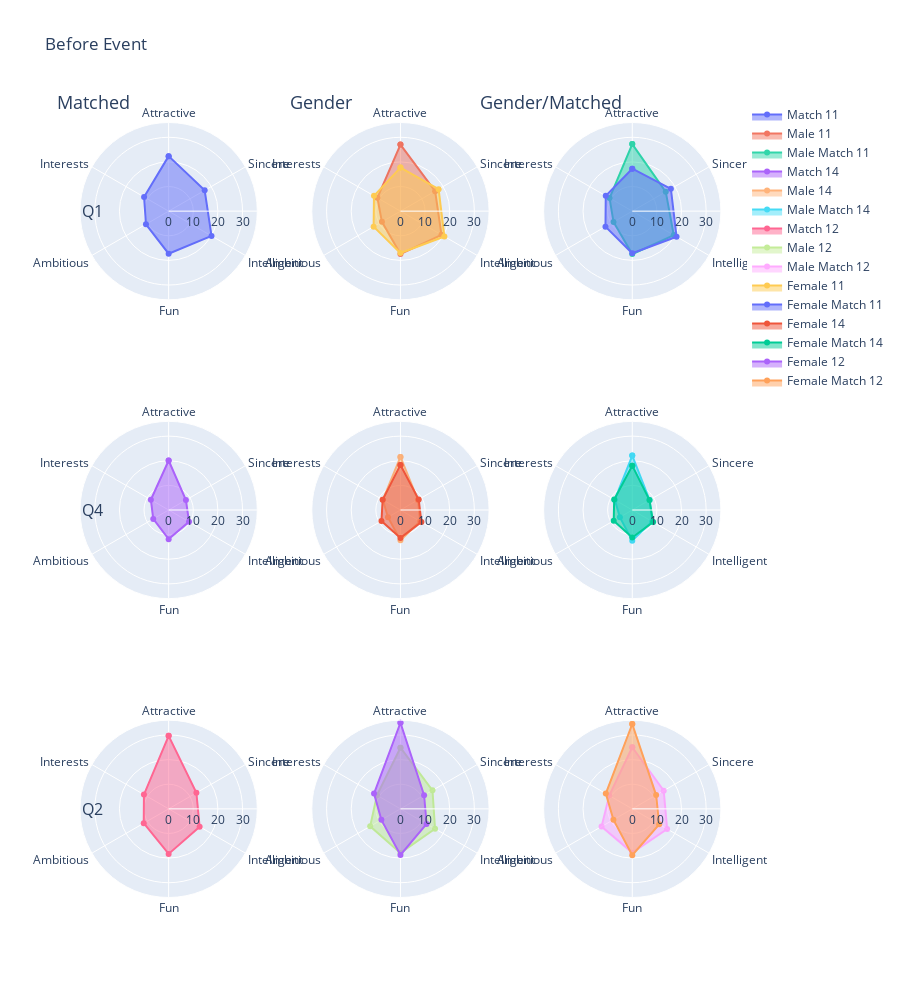

Notebook code cell kept with this figure:
### Code cell
fig = create_polar()

fig.add_traces(
    [
        go.Scatterpolar(r=evalutation_attribut(match, "1", "1_"), theta=attribut, fill="toself", name="Match 11", mode="lines+markers"),
        go.Scatterpolar(r=evalutation_attribut(male, "1", "1_"), theta=attribut, fill="toself", name="Male 11", opacity=0.8, mode="lines+markers"),
        go.Scatterpolar(r=evalutation_attribut(male_match, "1", "1_"), theta=attribut, fill="toself", name="Male Match 11", opacity=0.8, mode="lines+markers"),
        
        go.Scatterpolar(r=evalutation_attribut(match, "1", "4_"), theta=attribut, fill="toself", name="Match 14", mode="lines+markers"),
        go.Scatterpolar(r=evalutation_attribut(male, "1", "4_"), theta=attribut, fill="toself", name="Male 14", opacity=0.8, mode="lines+markers"),
        go.Scatterpolar(r=evalutation_attribut(male_match, "1", "4_"), theta=attribut, fill="toself", name="Male Match 14", opacity=0.8, mode="lines+markers"),
        
        go.Scatterpolar(r=evalutation_attribut(match, "1", "2_"), theta=attribut, fill="toself", name="Match 12", mode="lines+markers"),
        go.Scatterpolar(r=evalutation_attribut(male, "1", "2_"), theta=attribut, fill="toself", name="Male 12", opacity=0.8, mode="lines+markers"),
        go.Scatterpolar(r=evalutation_attribut(male_match, "1", "2_"), theta=attribut, fill="toself", name="Male Match 12", opacity=0.8, mode="lines+markers")
    ],
    rows=[1, 1, 1, 2, 2, 2, 3, 3, 3], cols=[1, 2, 3, 1, 2, 3, 1, 2, 3]
)

fig.add_traces(
    [
        go.Scatterpolar(r=evalutation_attribut(female, "1", "1_"), theta=attribut, fill="toself", name="Female 11", opacity=1, mode="lines+markers"),
        go.Scatterpolar(r=evalutation_attribut(female_match, "1", "1_"), theta=attribut, fill="toself", name="Female Match 11", opacity=1, mode="lines+markers"),
        
        go.Scatterpolar(r=evalutation_attribut(female, "1", "4_"), theta=attribut, fill="toself", name="Female 14", opacity=1, mode="lines+markers"),
        go.Scatterpolar(r=evalutation_attribut(female_match, "1", "4_"), theta=attribut, fill="toself", name="Female Match 14", opacity=1, mode="lines+markers"),
        
        go.Scatterpolar(r=evalutation_attribut(female, "1", "2_"), theta=attribut, fill="toself", name="Female 12", opacity=1, mode="lines+markers"),
        go.Scatterpolar(r=evalutation_attribut(female_match, "1", "2_"), theta=attribut, fill="toself", name="Female Match 12", opacity=1, mode="lines+markers")
    ],
    rows=[1, 1, 2, 2, 3, 3], cols=[2, 3, 2, 3, 2, 3]
)

fig.update_layout(height=1000, showlegend=True, title="Before Event")

### Figure 1 — Plotly figure (JSON) as saved in the notebook; plotly's stock layout.template omitted (floating-point values rounded to 4 significant figures)
{"data": [{"fill": "toself", "mode": "lines+markers", "name": "Match 11", "r": [22.34, 16.88, 20.1, 17.27, 10.64, 11.52, 22.34], "subplot": "polar", "theta": ["Attractive", "Sincere", "Intelligent", "Fun", "Ambitious", "Interests", "Attractive"], "type": "scatterpolar"}, {"fill": "toself", "mode": "lines+markers", "name": "Male 11", "opacity": 0.8, "r": [27.05, 16.26, 19.25, 17.41, 8.697, 10.82, 27.05], "subplot": "polar2", "theta": ["Attractive", "Sincere", "Intelligent", "Fun", "Ambitious", "Interests", "Attractive"], "type": "scatterpolar"}, {"fill": "toself", "mode": "lines+markers", "name": "Male Match 11", "opacity": 0.8, "r": [27.23, 15.71, 19.46, 17.44, 8.8, 10.65, 27.23], "subplot": "polar3", "theta": ["Attractive", "Sincere", "Intelligent", "Fun", "Ambitious", "Interests", "Attractive"], "type": "scatterpolar"}, {"fill": "toself", "mode": "lines+markers", "name": "Match 14", "r": [20.1, 8.097, 9.555, 11.83, 7.228, 8.345, 20.1], "subplot": "polar4", "theta": ["Attractive", "Sincere", "Intelligent", "Fun", "Ambitious", "Interests", "Attractive"], "type": "scatterpolar"}, {"fill": "toself", "mode": "lines+markers", "name": "Male 14", "opacity": 0.8, "r": [21.57, 8.206, 9.181, 12.3, 5.874, 8.26, 21.57], "subplot": "polar5", "theta": ["Attractive", "Sincere", "Intelligent", "Fun", "Ambitious", "Interests", "Attractive"], "type": "scatterpolar"}, {"fill": "toself", "mode": "lines+markers", "name": "Male Match 14", "opacity": 0.8, "r": [22.11, 8.121, 9.333, 12.48, 5.814, 8.212, 22.11], "subplot": "polar6", "theta": ["Attractive", "Sincere", "Intelligent", "Fun", "Ambitious", "Interests", "Attractive"], "type": "scatterpolar"}, {"fill": "toself", "mode": "lines+markers", "name": "Match 12", "r": [29.64, 13.01, 14.53, 18.3, 11.68, 11.59, 29.64], "subplot": "polar7", "theta": ["Attractive", "Sincere", "Intelligent", "Fun", "Ambitious", "Interests", "Attractive"], "type": "scatterpolar"}, {"fill": "toself", "mode": "lines+markers", "name": "Male 12", "opacity": 0.8, "r": [24.83, 15.02, 16.21, 17.89, 14.2, 11.04, 24.83], "subplot": "polar8", "theta": ["Attractive", "Sincere", "Intelligent", "Fun", "Ambitious", "Interests", "Attractive"], "type": "scatterpolar"}, {"fill": "toself", "mode": "lines+markers", "name": "Male Match 12", "opacity": 0.8, "r": [25.03, 14.75, 16.35, 17.78, 14.4, 10.81, 25.03], "subplot": "polar9", "theta": ["Attractive", "Sincere", "Intelligent", "Fun", "Ambitious", "Interests", "Attractive"], "type": "scatterpolar"}, {"fill": "toself", "mode": "lines+markers", "name": "Female 11", "opacity": 1, "r": [17.69, 17.89, 20.59, 16.98, 12.58, 12.42, 17.69], "subplot": "polar2", "theta": ["Attractive", "Sincere", "Intelligent", "Fun", "Ambitious", "Interests", "Attractive"], "type": "scatterpolar"}, {"fill": "toself", "mode": "lines+markers", "name": "Female Match 11", "opacity": 1, "r": [17.23, 18.11, 20.77, 17.1, 12.57, 12.43, 17.23], "subplot": "polar3", "theta": ["Attractive", "Sincere", "Intelligent", "Fun", "Ambitious", "Interests", "Attractive"], "type": "scatterpolar"}, {"fill": "toself", "mode": "lines+markers", "name": "Female 14", "opacity": 1, "r": [18.31, 8.562, 9.814, 11.33, 8.912, 8.358, 18.31], "subplot": "polar5", "theta": ["Attractive", "Sincere", "Intelligent", "Fun", "Ambitious", "Interests", "Attractive"], "type": "scatterpolar"}, {"fill": "toself", "mode": "lines+markers", "name": "Female Match 14", "opacity": 1, "r": [18.0, 8.072, 9.787, 11.15, 8.706, 8.484, 18.0], "subplot": "polar6", "theta": ["Attractive", "Sincere", "Intelligent", "Fun", "Ambitious", "Interests", "Attractive"], "type": "scatterpolar"}, {"fill": "toself", "mode": "lines+markers", "name": "Female 12", "opacity": 1, "r": [34.95, 11.08, 12.25, 18.7, 8.948, 12.4, 34.95], "subplot": "polar8", "theta": ["Attractive", "Sincere", "Intelligent", "Fun", "Ambitious", "Interests", "Attractive"], "type": "scatterpolar"}, {"fill": "toself", "mode": "lines+markers", "name": "Female Match 12", "opacity": 1, "r": [34.45, 11.19, 12.61, 18.84, 8.838, 12.4, 34.45], "subplot": "polar9", "theta": ["Attractive", "Sincere", "Intelligent", "Fun", "Ambitious", "Interests", "Attractive"], "type": "scatterpolar"}], "layout": {"annotations": [{"font": {"size": 18}, "showarrow": false, "text": "Matched", "textangle": 0, "x": 0.02, "xanchor": "center", "xref": "paper", "y": 0.98, "yanchor": "bottom", "yref": "paper"}, {"font": {"size": 18}, "showarrow": false, "text": "Gender", "textangle": 0, "x": 0.37, "xanchor": "center", "xref": "paper", "y": 0.98, "yanchor": "bottom", "yref": "paper"}, {"font": {"size": 18}, "showarrow": false, "text": "Gender/Matched", "textangle": 0, "x": 0.72, "xanchor": "center", "xref": "paper", "y": 0.98, "yanchor": "bottom", "yref": "paper"}, {"font": {"size": 16}, "showarrow": false, "text": "Q1", "textangle": 0, "x": 0, "xanchor": "left", "xref": "paper", "y": 0.8644, "yanchor": "middle", "yref": "paper"}, {"font": {"size": 16}, "showarrow": false, "text": "Q4", "textangle": 0, "x": 0, "xanchor": "left", "xref": "paper", "y": 0.5, "yanchor": "middle", "yref": "paper"}, {"font": {"size": 16}, "showarrow": false, "text": "Q2", "textangle": 0, "x": 0, "xanchor": "left", "xref": "paper", "y": 0.1356, "yanchor": "middle", "yref": "paper"}], "height": 1000, "polar": {"angularaxis": {"direction": "clockwise"}, "domain": {"x": [0, 0.2711], "y": [0.7289, 1]}, "radialaxis": {"angle": 0, "nticks": 4, "range": [0, 36], "tickangle": 0}}, "polar2": {"angularaxis": {"direction": "clockwise"}, "domain": {"x": [0.3544, 0.6256], "y": [0.7289, 1]}, "radialaxis": {"angle": 0, "nticks": 4, "range": [0, 36], "tickangle": 0}}, "polar3": {"angularaxis": {"direction": "clockwise"}, "domain": {"x": [0.7089, 0.98], "y": [0.7289, 1]}, "radialaxis": {"angle": 0, "nticks": 4, "range": [0, 36], "tickangle": 0}}, "polar4": {"angularaxis": {"direction": "clockwise"}, "domain": {"x": [0, 0.2711], "y": [0.3644, 0.6356]}, "radialaxis": {"angle": 0, "nticks": 4, "range": [0, 36], "tickangle": 0}}, "polar5": {"angularaxis": {"direction": "clockwise"}, "domain": {"x": [0.3544, 0.6256], "y": [0.3644, 0.6356]}, "radialaxis": {"angle": 0, "nticks": 4, "range": [0, 36], "tickangle": 0}}, "polar6": {"angularaxis": {"direction": "clockwise"}, "domain": {"x": [0.7089, 0.98], "y": [0.3644, 0.6356]}, "radialaxis": {"angle": 0, "nticks": 4, "range": [0, 36], "tickangle": 0}}, "polar7": {"angularaxis": {"direction": "clockwise"}, "domain": {"x": [0, 0.2711], "y": [0, 0.2711]}, "radialaxis": {"angle": 0, "nticks": 4, "range": [0, 36], "tickangle": 0}}, "polar8": {"angularaxis": {"direction": "clockwise"}, "domain": {"x": [0.3544, 0.6256], "y": [0, 0.2711]}, "radialaxis": {"angle": 0, "nticks": 4, "range": [0, 36], "tickangle": 0}}, "polar9": {"angularaxis": {"direction": "clockwise"}, "domain": {"x": [0.7089, 0.98], "y": [0, 0.2711]}, "radialaxis": {"angle": 0, "nticks": 4, "range": [0, 36], "tickangle": 0}}, "showlegend": true, "title": {"text": "Before Event"}}}
